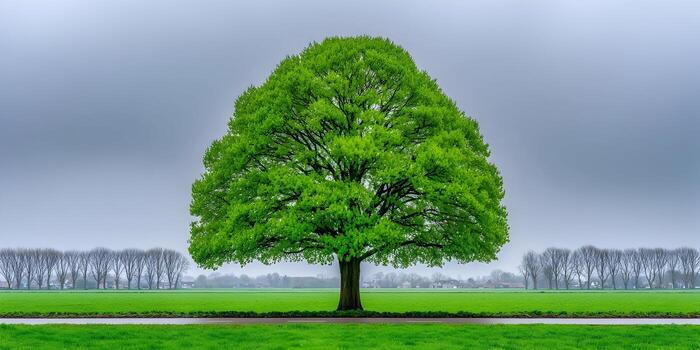
#> input picture green tree.jpg, 700 x 350 px, found by its file name
$ python masking.py
#> lines starting #> are read from the running program, lines starting #| are printed output that depends on the picture; after the words box and inside, x2 and y2 are one past the last pixel; in counts of white or black regions, pixels touching at a corner belong together
import cv2
import numpy as np

img = cv2.imread("D:/Machine Learning Course/SA github/chapter2/images/green tree.jpg")
#> img is the input picture: shape (350, 700, 3); mean B, G, R 132.2, 154.5, 120.9
if img is None:
    raise FileNotFoundError("Provide green tree.jpg (or check working directory).")
cv2.imshow("Original image", img)
hsv = cv2.cvtColor(img, cv2.COLOR_BGR2HSV)
#> hsv: shape (350, 700, 3); mean H, S, V 85.1, 109.4, 169.6

# Hue ranges depend on lighting/camera. These are starter values for "green".
lower_green = np.array([35, 80, 80], dtype=np.uint8)
upper_green = np.array([85, 255, 255], dtype=np.uint8)

mask = cv2.inRange(hsv, lower_green, upper_green)
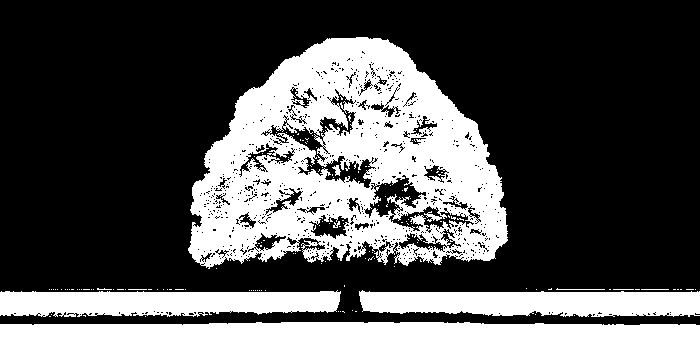
#> mask: shape (350, 700); 32% white; 155 white regions (146 under 20 px), largest, box (x1, y1, x2, y2) and area: (188, 37, 508, 269) 44173, (0, 322, 700, 350) 18616, (359, 290, 700, 317) 7598

# Apply the mask: keep only pixels where mask != 0
segmented = cv2.bitwise_and(img, img, mask=mask)
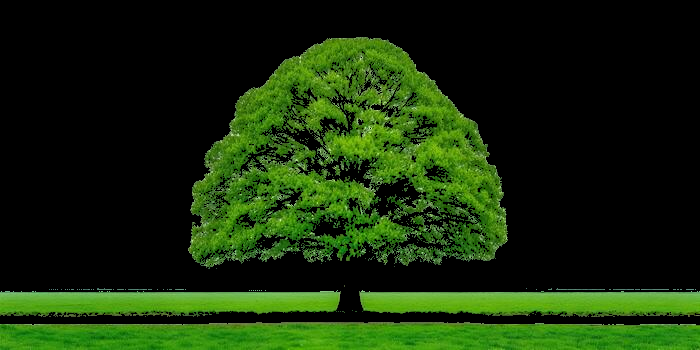
#> segmented: shape (350, 700, 3); mean B, G, R 9.1, 43.6, 22.3

cv2.imwrite("mask.png", mask)
cv2.imshow("Mask", mask)
cv2.imwrite("segmented_green.png", segmented)
cv2.imshow("Segmented green areas", segmented)
cv2.waitKey(0)  # keep window open until a key press
cv2.destroyAllWindows()
